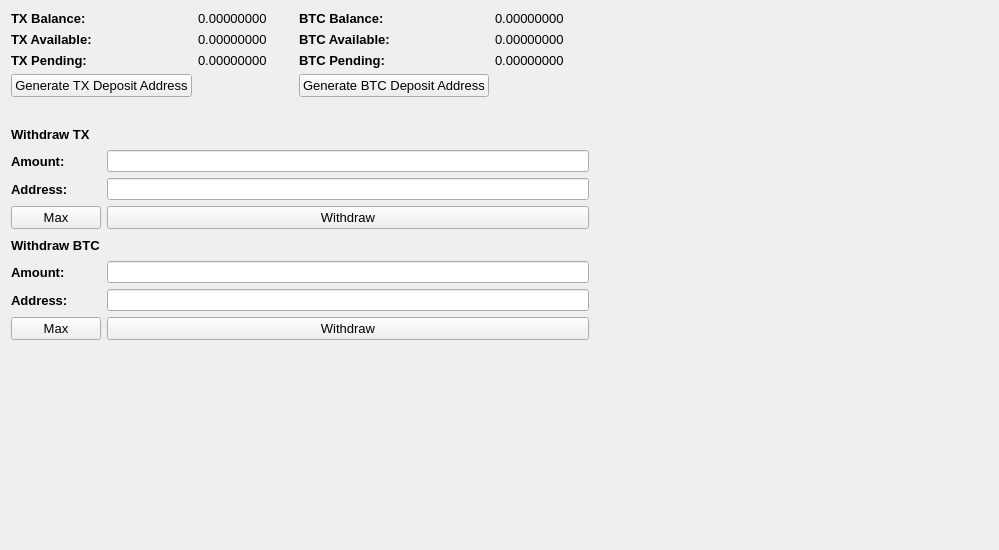
     <widget class="QWidget" name="SafecexBalance">
      <attribute name="title">
       <string>SafeCex Balance</string>
      </attribute>
      <layout class="QGridLayout" name="gridLayout_12">
       <item row="0" column="0">
        <layout class="QGridLayout" name="gridLayout_2">
         <item row="0" column="0">
          <widget class="QLabel" name="label_27">
           <property name="font">
            <font>
             <pointsize>10</pointsize>
             <weight>75</weight>
             <bold>true</bold>
            </font>
           </property>
           <property name="text">
            <string>TX Balance:</string>
           </property>
          </widget>
         </item>
         <item row="1" column="0">
          <widget class="QLabel" name="label_28">
           <property name="font">
            <font>
             <pointsize>10</pointsize>
             <weight>75</weight>
             <bold>true</bold>
            </font>
           </property>
           <property name="text">
            <string>TX Available:</string>
           </property>
          </widget>
         </item>
         <item row="2" column="0">
          <widget class="QLabel" name="label_30">
           <property name="font">
            <font>
             <pointsize>10</pointsize>
             <weight>75</weight>
             <bold>true</bold>
            </font>
           </property>
           <property name="text">
            <string>TX Pending:</string>
           </property>
          </widget>
         </item>
         <item row="0" column="1">
          <widget class="QLabel" name="SafecexTXBalance">
           <property name="font">
            <font>
             <pointsize>10</pointsize>
            </font>
           </property>
           <property name="text">
            <string>0.00000000</string>
           </property>
           <property name="textInteractionFlags">
            <set>Qt::LinksAccessibleByMouse|Qt::TextSelectableByMouse</set>
           </property>
          </widget>
         </item>
         <item row="0" column="2">
          <widget class="QLabel" name="label_32">
           <property name="font">
            <font>
             <pointsize>10</pointsize>
             <weight>75</weight>
             <bold>true</bold>
            </font>
           </property>
           <property name="text">
            <string>BTC Balance:</string>
           </property>
          </widget>
         </item>
         <item row="1" column="1">
          <widget class="QLabel" name="SafecexTXAvailable">
           <property name="font">
            <font>
             <pointsize>10</pointsize>
            </font>
           </property>
           <property name="text">
            <string>0.00000000</string>
           </property>
           <property name="textInteractionFlags">
            <set>Qt::LinksAccessibleByMouse|Qt::TextSelectableByMouse</set>
           </property>
          </widget>
         </item>
         <item row="2" column="1">
          <widget class="QLabel" name="SafecexTXPending">
           <property name="font">
            <font>
             <pointsize>10</pointsize>
            </font>
           </property>
           <property name="text">
            <string>0.00000000</string>
           </property>
           <property name="textInteractionFlags">
            <set>Qt::LinksAccessibleByMouse|Qt::TextSelectableByMouse</set>
           </property>
          </widget>
         </item>
         <item row="1" column="2">
          <widget class="QLabel" name="label_35">
           <property name="font">
            <font>
             <pointsize>10</pointsize>
             <weight>75</weight>
             <bold>true</bold>
            </font>
           </property>
           <property name="text">
            <string>BTC Available:</string>
           </property>
          </widget>
         </item>
         <item row="2" column="2">
          <widget class="QLabel" name="label_36">
           <property name="font">
            <font>
             <pointsize>10</pointsize>
             <weight>75</weight>
             <bold>true</bold>
            </font>
           </property>
           <property name="text">
            <string>BTC Pending:</string>
           </property>
          </widget>
         </item>
         <item row="0" column="3">
          <widget class="QLabel" name="SafecexBTCBalance">
           <property name="font">
            <font>
             <pointsize>10</pointsize>
            </font>
           </property>
           <property name="text">
            <string>0.00000000</string>
           </property>
           <property name="textInteractionFlags">
            <set>Qt::LinksAccessibleByMouse|Qt::TextSelectableByMouse</set>
           </property>
          </widget>
         </item>
         <item row="1" column="3">
          <widget class="QLabel" name="SafecexBTCAvailable">
           <property name="font">
            <font>
             <pointsize>10</pointsize>
            </font>
           </property>
           <property name="text">
            <string>0.00000000</string>
           </property>
           <property name="textInteractionFlags">
            <set>Qt::LinksAccessibleByMouse|Qt::TextSelectableByMouse</set>
           </property>
          </widget>
         </item>
         <item row="2" column="3">
          <widget class="QLabel" name="SafecexBTCPending">
           <property name="font">
            <font>
             <pointsize>10</pointsize>
            </font>
           </property>
           <property name="text">
            <string>0.00000000</string>
           </property>
           <property name="textInteractionFlags">
            <set>Qt::LinksAccessibleByMouse|Qt::TextSelectableByMouse</set>
           </property>
          </widget>
         </item>
         <item row="3" column="0">
          <widget class="QPushButton" name="SafecexTXGenDepositBTN">
           <property name="font">
            <font>
             <pointsize>10</pointsize>
            </font>
           </property>
           <property name="text">
            <string>Generate TX Deposit Address</string>
           </property>
          </widget>
         </item>
         <item row="3" column="2">
          <widget class="QPushButton" name="SafecexBTCGenDepositBTN">
           <property name="font">
            <font>
             <pointsize>10</pointsize>
            </font>
           </property>
           <property name="text">
            <string>Generate BTC Deposit Address</string>
           </property>
          </widget>
         </item>
        </layout>
       </item>
       <item row="0" column="1" rowspan="4">
        <spacer name="horizontalSpacer_7">
         <property name="orientation">
          <enum>Qt::Horizontal</enum>
         </property>
         <property name="sizeHint" stdset="0">
          <size>
           <width>399</width>
           <height>528</height>
          </size>
         </property>
        </spacer>
       </item>
       <item row="1" column="0">
        <layout class="QHBoxLayout" name="horizontalLayout_5">
         <item>
          <widget class="QLabel" name="SafecexTXAddress">
           <property name="font">
            <font>
             <pointsize>10</pointsize>
             <weight>75</weight>
             <bold>true</bold>
            </font>
           </property>
           <property name="text">
            <string/>
           </property>
           <property name="textInteractionFlags">
            <set>Qt::TextSelectableByMouse</set>
           </property>
          </widget>
         </item>
         <item>
          <widget class="QLabel" name="SafecexBTCAddress">
           <property name="font">
            <font>
             <pointsize>10</pointsize>
             <weight>75</weight>
             <bold>true</bold>
            </font>
           </property>
           <property name="text">
            <string/>
           </property>
           <property name="textInteractionFlags">
            <set>Qt::TextSelectableByMouse</set>
           </property>
          </widget>
         </item>
        </layout>
       </item>
       <item row="2" column="0">
        <layout class="QGridLayout" name="gridLayout_7">
         <item row="3" column="0">
          <widget class="QPushButton" name="Safecex_Withdraw_MaxTX_Amount">
           <property name="font">
            <font>
             <pointsize>10</pointsize>
            </font>
           </property>
           <property name="text">
            <string>Max</string>
           </property>
          </widget>
         </item>
         <item row="4" column="1">
          <spacer name="horizontalSpacer_3">
           <property name="orientation">
            <enum>Qt::Horizontal</enum>
           </property>
           <property name="sizeHint" stdset="0">
            <size>
             <width>40</width>
             <height>20</height>
            </size>
           </property>
          </spacer>
         </item>
         <item row="4" column="0">
          <widget class="QLabel" name="label_47">
           <property name="font">
            <font>
             <pointsize>10</pointsize>
             <weight>75</weight>
             <bold>true</bold>
            </font>
           </property>
           <property name="text">
            <string>Withdraw BTC</string>
           </property>
          </widget>
         </item>
         <item row="5" column="0">
          <widget class="QLabel" name="label_46">
           <property name="font">
            <font>
             <pointsize>10</pointsize>
             <weight>75</weight>
             <bold>true</bold>
            </font>
           </property>
           <property name="text">
            <string>Amount:</string>
           </property>
          </widget>
         </item>
         <item row="0" column="0">
          <widget class="QLabel" name="label_43">
           <property name="font">
            <font>
             <pointsize>10</pointsize>
             <weight>75</weight>
             <bold>true</bold>
            </font>
           </property>
           <property name="text">
            <string>Withdraw TX</string>
           </property>
          </widget>
         </item>
         <item row="3" column="1">
          <widget class="QPushButton" name="SafecexWithdrawTXBtn">
           <property name="font">
            <font>
             <pointsize>10</pointsize>
            </font>
           </property>
           <property name="text">
            <string>Withdraw</string>
           </property>
          </widget>
         </item>
         <item row="1" column="0">
          <widget class="QLabel" name="label_44">
           <property name="font">
            <font>
             <pointsize>10</pointsize>
             <weight>75</weight>
             <bold>true</bold>
            </font>
           </property>
           <property name="text">
            <string>Amount:</string>
           </property>
          </widget>
         </item>
         <item row="0" column="1">
          <spacer name="horizontalSpacer_2">
           <property name="orientation">
            <enum>Qt::Horizontal</enum>
           </property>
           <property name="sizeHint" stdset="0">
            <size>
             <width>40</width>
             <height>20</height>
            </size>
           </property>
          </spacer>
         </item>
         <item row="2" column="1">
          <widget class="QLineEdit" name="SafecexWithdrawTXAddress">
           <property name="font">
            <font>
             <pointsize>9</pointsize>
             <weight>75</weight>
             <bold>true</bold>
            </font>
           </property>
           <property name="text">
            <string/>
           </property>
          </widget>
         </item>
         <item row="1" column="1">
          <widget class="QLineEdit" name="SafecexWithdrawTXInput">
           <property name="font">
            <font>
             <pointsize>9</pointsize>
             <weight>75</weight>
             <bold>true</bold>
            </font>
           </property>
           <property name="text">
            <string/>
           </property>
          </widget>
         </item>
         <item row="2" column="0">
          <widget class="QLabel" name="label_45">
           <property name="font">
            <font>
             <pointsize>10</pointsize>
             <weight>75</weight>
             <bold>true</bold>
            </font>
           </property>
           <property name="text">
            <string>Address:</string>
           </property>
          </widget>
         </item>
         <item row="6" column="0">
          <widget class="QLabel" name="label_48">
           <property name="font">
            <font>
             <pointsize>10</pointsize>
             <weight>75</weight>
             <bold>true</bold>
            </font>
           </property>
           <property name="text">
            <string>Address:</string>
           </property>
          </widget>
         </item>
         <item row="5" column="1">
          <widget class="QLineEdit" name="SafecexWithdrawBTCInput">
           <property name="font">
            <font>
             <pointsize>9</pointsize>
             <weight>75</weight>
             <bold>true</bold>
            </font>
           </property>
           <property name="text">
            <string/>
           </property>
          </widget>
         </item>
         <item row="6" column="1">
          <widget class="QLineEdit" name="SafecexWithdrawBTCAddress">
           <property name="font">
            <font>
             <pointsize>9</pointsize>
             <weight>75</weight>
             <bold>true</bold>
            </font>
           </property>
           <property name="text">
            <string/>
           </property>
          </widget>
         </item>
         <item row="7" column="0">
          <widget class="QPushButton" name="Safecex_Withdraw_MaxBTC_Amount">
           <property name="font">
            <font>
             <pointsize>10</pointsize>
            </font>
           </property>
           <property name="text">
            <string>Max</string>
           </property>
          </widget>
         </item>
         <item row="7" column="1">
          <widget class="QPushButton" name="SafecexWithdrawBTCBtn">
           <property name="font">
            <font>
             <pointsize>10</pointsize>
            </font>
           </property>
           <property name="text">
            <string>Withdraw</string>
           </property>
          </widget>
         </item>
        </layout>
       </item>
       <item row="3" column="0">
        <spacer name="verticalSpacer_2">
         <property name="orientation">
          <enum>Qt::Vertical</enum>
         </property>
         <property name="sizeHint" stdset="0">
          <size>
           <width>578</width>
           <height>189</height>
          </size>
         </property>
        </spacer>
       </item>
      </layout>
     </widget>
